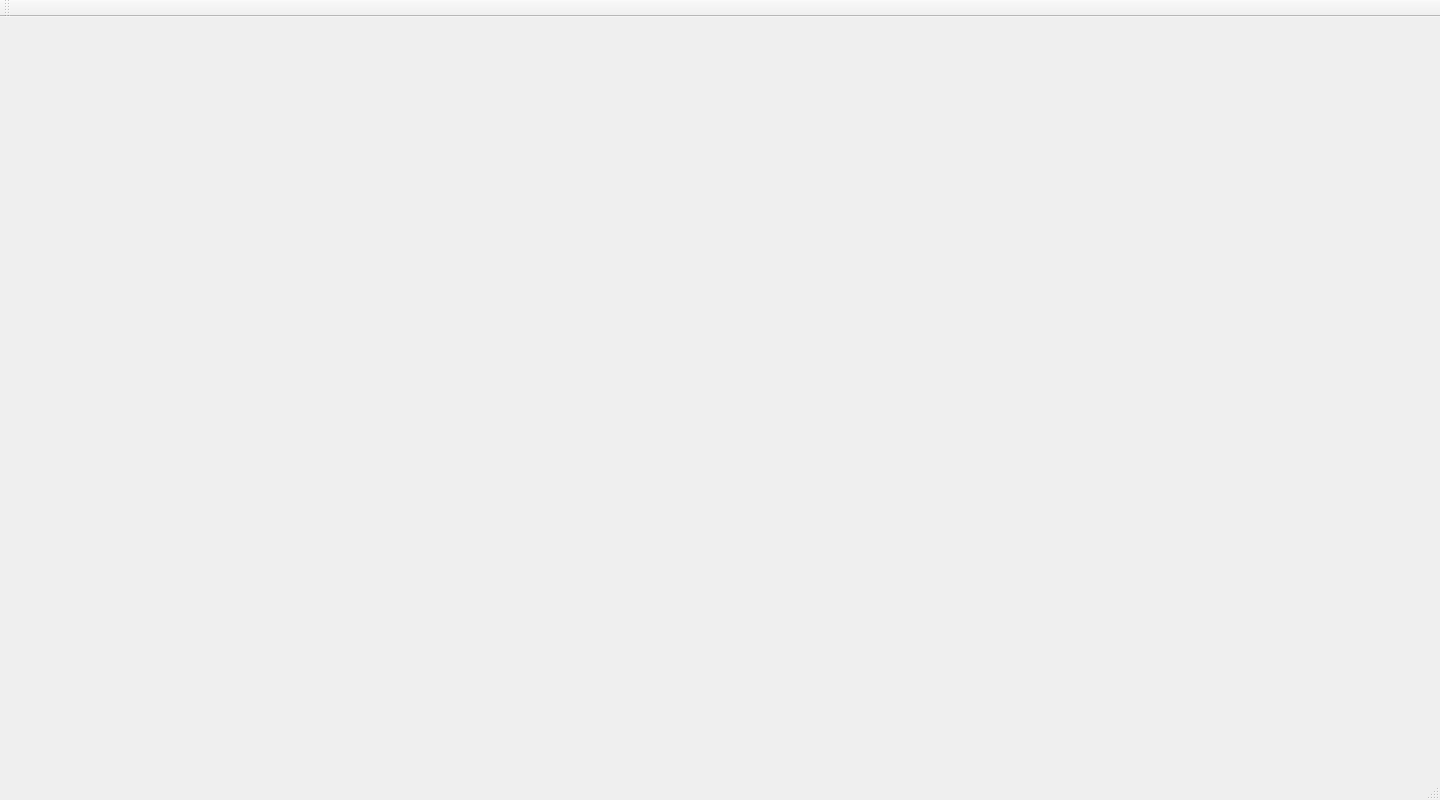
<?xml version="1.0" encoding="UTF-8"?>
<ui version="4.0">
 <class>MainWindow</class>
 <widget class="QMainWindow" name="MainWindow">
  <property name="geometry">
   <rect>
    <x>0</x>
    <y>0</y>
    <width>1440</width>
    <height>800</height>
   </rect>
  </property>
  <property name="windowTitle">
   <string>MainWindow</string>
  </property>
  <widget class="QWidget" name="centralWidget">
   <layout class="QGridLayout" name="gridLayout">
    <item row="0" column="0">
     <widget class="QWidget" name="widget" native="true"/>
    </item>
   </layout>
  </widget>
  <widget class="QMenuBar" name="menuBar">
   <property name="geometry">
    <rect>
     <x>0</x>
     <y>0</y>
     <width>1440</width>
     <height>26</height>
    </rect>
   </property>
  </widget>
  <widget class="QToolBar" name="mainToolBar">
   <attribute name="toolBarArea">
    <enum>TopToolBarArea</enum>
   </attribute>
   <attribute name="toolBarBreak">
    <bool>false</bool>
   </attribute>
  </widget>
  <widget class="QStatusBar" name="statusBar"/>
 </widget>
 <layoutdefault spacing="6" margin="11"/>
 <resources/>
 <connections/>
</ui>
